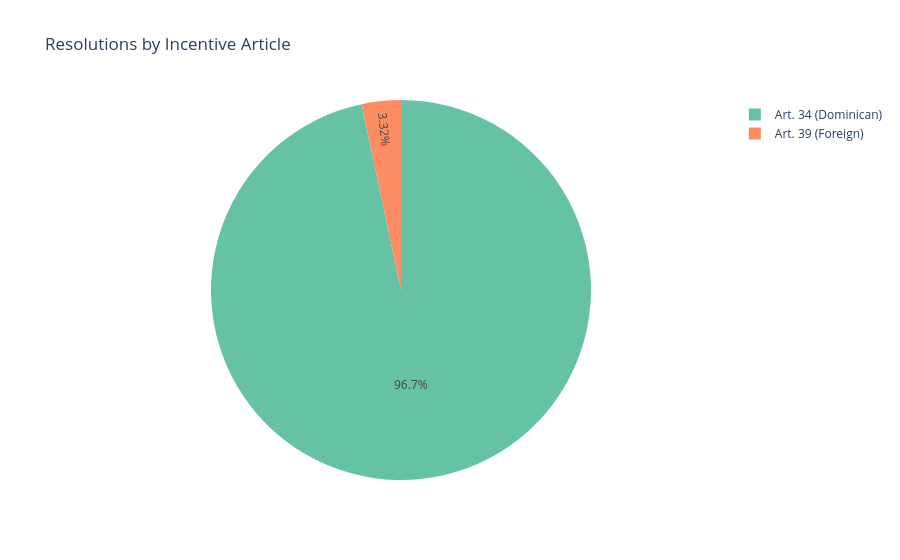

Notebook source saved alongside this figure:
### Markdown cell above
## 5. Art. 34 vs Art. 39

Analyzing the distribution between Dominican productions (Art. 34) and foreign productions (Art. 39) under Law 108-10.

### Code cell
# Distribution by incentive article
article_counts = df['incentive_article'].value_counts()
article_labels = {'art_34': 'Art. 34 (Dominican)', 'art_39': 'Art. 39 (Foreign)'}
article_counts.index = article_counts.index.map(article_labels)

fig = px.pie(
    values=article_counts.values,
    names=article_counts.index,
    title='Resolutions by Incentive Article',
    color_discrete_sequence=px.colors.qualitative.Set2
)
fig.show()

### Figure 1 — Plotly figure (JSON) as saved in the notebook; plotly's stock layout.template omitted (floating-point values rounded to 4 significant figures)
{"data": [{"domain": {"x": [0, 1], "y": [0, 1]}, "hovertemplate": "label=%{label}<br>value=%{value}<extra></extra>", "labels": ["Art. 34 (Dominican)", "Art. 39 (Foreign)"], "legendgroup": "", "name": "", "showlegend": true, "type": "pie", "values": [2444, 84]}], "layout": {"legend": {"tracegroupgap": 0}, "piecolorway": ["rgb(102,194,165)", "rgb(252,141,98)", "rgb(141,160,203)", "rgb(231,138,195)", "rgb(166,216,84)", "rgb(255,217,47)", "rgb(229,196,148)", "rgb(179,179,179)"], "title": {"text": "Resolutions by Incentive Article"}}}
